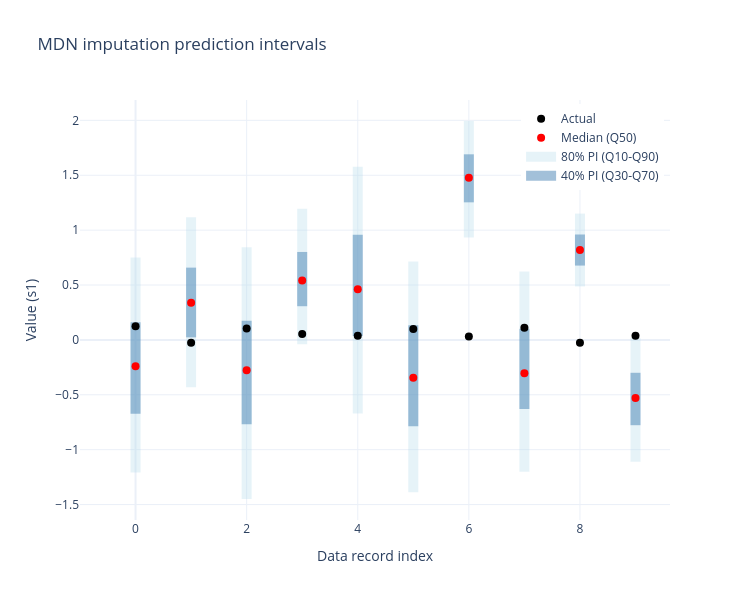

Notebook cell for this chart:
### Markdown cell above
## Visualizing prediction intervals

By visualizing the prediction intervals we can better understand the uncertainty in our imputed values.

### Code cell
# Create prediction interval plot for first 10 records
n_records = 10

# Prepare data
records = list(range(n_records))
actuals = actual_values.iloc[:n_records, 0].values
medians = imputed_values[0.5].iloc[:n_records, 0].values
q10 = imputed_values[0.1].iloc[:n_records, 0].values
q90 = imputed_values[0.9].iloc[:n_records, 0].values
q30 = imputed_values[0.3].iloc[:n_records, 0].values
q70 = imputed_values[0.7].iloc[:n_records, 0].values

# Create figure
fig = go.Figure()

# Add 80% prediction interval (Q10-Q90)
for i in range(n_records):
    fig.add_trace(
        go.Scatter(
            x=[i, i],
            y=[q10[i], q90[i]],
            mode="lines",
            line=dict(width=10, color="rgba(173, 216, 230, 0.3)"),
            hoverinfo="none",
            showlegend=False,
        )
    )

# Add 40% prediction interval (Q30-Q70)
for i in range(n_records):
    fig.add_trace(
        go.Scatter(
            x=[i, i],
            y=[q30[i], q70[i]],
            mode="lines",
            line=dict(width=10, color="rgba(70, 130, 180, 0.5)"),
            hoverinfo="none",
            showlegend=False,
        )
    )

# Add actual values
fig.add_trace(
    go.Scatter(
        x=records,
        y=actuals,
        mode="markers",
        marker=dict(color="black", size=8),
        name="Actual",
    )
)

# Add median predictions
fig.add_trace(
    go.Scatter(
        x=records,
        y=medians,
        mode="markers",
        marker=dict(color="red", size=8),
        name="Median (Q50)",
    )
)

# Legend entries for intervals
fig.add_trace(
    go.Scatter(
        x=[-1, -1], y=[0, 0],
        mode="lines",
        line=dict(color="rgba(173, 216, 230, 0.3)", width=10),
        name="80% PI (Q10-Q90)",
    )
)
fig.add_trace(
    go.Scatter(
        x=[-1, -1], y=[0, 0],
        mode="lines",
        line=dict(color="rgba(70, 130, 180, 0.5)", width=10),
        name="40% PI (Q30-Q70)",
    )
)

fig.update_layout(
    title="MDN imputation prediction intervals",
    xaxis=dict(title="Data record index", showgrid=True),
    yaxis=dict(title="Value (s1)", showgrid=True),
    width=750,
    height=600,
    template="plotly_white",
    legend=dict(yanchor="top", y=0.99, xanchor="right", x=0.99),
)

fig.show()

### Figure 1 — Plotly figure (JSON) as saved in the notebook; plotly's stock layout.template omitted (floating-point values rounded to 4 significant figures)
{"data": [{"hoverinfo": "none", "line": {"color": "rgba(173, 216, 230, 0.3)", "width": 10}, "mode": "lines", "showlegend": false, "type": "scatter", "x": [0, 0], "y": [-1.209, 0.7501]}, {"hoverinfo": "none", "line": {"color": "rgba(173, 216, 230, 0.3)", "width": 10}, "mode": "lines", "showlegend": false, "type": "scatter", "x": [1, 1], "y": [-0.4306, 1.117]}, {"hoverinfo": "none", "line": {"color": "rgba(173, 216, 230, 0.3)", "width": 10}, "mode": "lines", "showlegend": false, "type": "scatter", "x": [2, 2], "y": [-1.449, 0.8449]}, {"hoverinfo": "none", "line": {"color": "rgba(173, 216, 230, 0.3)", "width": 10}, "mode": "lines", "showlegend": false, "type": "scatter", "x": [3, 3], "y": [-0.03949, 1.195]}, {"hoverinfo": "none", "line": {"color": "rgba(173, 216, 230, 0.3)", "width": 10}, "mode": "lines", "showlegend": false, "type": "scatter", "x": [4, 4], "y": [-0.671, 1.577]}, {"hoverinfo": "none", "line": {"color": "rgba(173, 216, 230, 0.3)", "width": 10}, "mode": "lines", "showlegend": false, "type": "scatter", "x": [5, 5], "y": [-1.388, 0.7145]}, {"hoverinfo": "none", "line": {"color": "rgba(173, 216, 230, 0.3)", "width": 10}, "mode": "lines", "showlegend": false, "type": "scatter", "x": [6, 6], "y": [0.9335, 1.994]}, {"hoverinfo": "none", "line": {"color": "rgba(173, 216, 230, 0.3)", "width": 10}, "mode": "lines", "showlegend": false, "type": "scatter", "x": [7, 7], "y": [-1.201, 0.6221]}, {"hoverinfo": "none", "line": {"color": "rgba(173, 216, 230, 0.3)", "width": 10}, "mode": "lines", "showlegend": false, "type": "scatter", "x": [8, 8], "y": [0.487, 1.151]}, {"hoverinfo": "none", "line": {"color": "rgba(173, 216, 230, 0.3)", "width": 10}, "mode": "lines", "showlegend": false, "type": "scatter", "x": [9, 9], "y": [-1.111, 0.01799]}, {"hoverinfo": "none", "line": {"color": "rgba(70, 130, 180, 0.5)", "width": 10}, "mode": "lines", "showlegend": false, "type": "scatter", "x": [0, 0], "y": [-0.6732, 0.16]}, {"hoverinfo": "none", "line": {"color": "rgba(70, 130, 180, 0.5)", "width": 10}, "mode": "lines", "showlegend": false, "type": "scatter", "x": [1, 1], "y": [0.02327, 0.6585]}, {"hoverinfo": "none", "line": {"color": "rgba(70, 130, 180, 0.5)", "width": 10}, "mode": "lines", "showlegend": false, "type": "scatter", "x": [2, 2], "y": [-0.7694, 0.1736]}, {"hoverinfo": "none", "line": {"color": "rgba(70, 130, 180, 0.5)", "width": 10}, "mode": "lines", "showlegend": false, "type": "scatter", "x": [3, 3], "y": [0.3068, 0.8012]}, {"hoverinfo": "none", "line": {"color": "rgba(70, 130, 180, 0.5)", "width": 10}, "mode": "lines", "showlegend": false, "type": "scatter", "x": [4, 4], "y": [0.03488, 0.9578]}, {"hoverinfo": "none", "line": {"color": "rgba(70, 130, 180, 0.5)", "width": 10}, "mode": "lines", "showlegend": false, "type": "scatter", "x": [5, 5], "y": [-0.7858, 0.1328]}, {"hoverinfo": "none", "line": {"color": "rgba(70, 130, 180, 0.5)", "width": 10}, "mode": "lines", "showlegend": false, "type": "scatter", "x": [6, 6], "y": [1.253, 1.691]}, {"hoverinfo": "none", "line": {"color": "rgba(70, 130, 180, 0.5)", "width": 10}, "mode": "lines", "showlegend": false, "type": "scatter", "x": [7, 7], "y": [-0.6296, 0.1008]}, {"hoverinfo": "none", "line": {"color": "rgba(70, 130, 180, 0.5)", "width": 10}, "mode": "lines", "showlegend": false, "type": "scatter", "x": [8, 8], "y": [0.6771, 0.9603]}, {"hoverinfo": "none", "line": {"color": "rgba(70, 130, 180, 0.5)", "width": 10}, "mode": "lines", "showlegend": false, "type": "scatter", "x": [9, 9], "y": [-0.7771, -0.2996]}, {"marker": {"color": "black", "size": 8}, "mode": "markers", "name": "Actual", "type": "scatter", "x": [0, 1, 2, 3, 4, 5, 6, 7, 8, 9], "y": [0.125, -0.02496, 0.103, 0.05485, 0.03833, 0.09888, 0.03008, 0.1099, -0.02496, 0.03696]}, {"marker": {"color": "red", "size": 8}, "mode": "markers", "name": "Median (Q50)", "type": "scatter", "x": [0, 1, 2, 3, 4, 5, 6, 7, 8, 9], "y": [-0.2393, 0.3393, -0.2766, 0.5409, 0.4606, -0.3447, 1.477, -0.303, 0.8188, -0.5293]}, {"line": {"color": "rgba(173, 216, 230, 0.3)", "width": 10}, "mode": "lines", "name": "80% PI (Q10-Q90)", "type": "scatter", "x": [-1, -1], "y": [0, 0]}, {"line": {"color": "rgba(70, 130, 180, 0.5)", "width": 10}, "mode": "lines", "name": "40% PI (Q30-Q70)", "type": "scatter", "x": [-1, -1], "y": [0, 0]}], "layout": {"height": 600, "legend": {"x": 0.99, "xanchor": "right", "y": 0.99, "yanchor": "top"}, "title": {"text": "MDN imputation prediction intervals"}, "width": 750, "xaxis": {"showgrid": true, "title": {"text": "Data record index"}}, "yaxis": {"showgrid": true, "title": {"text": "Value (s1)"}}}}
